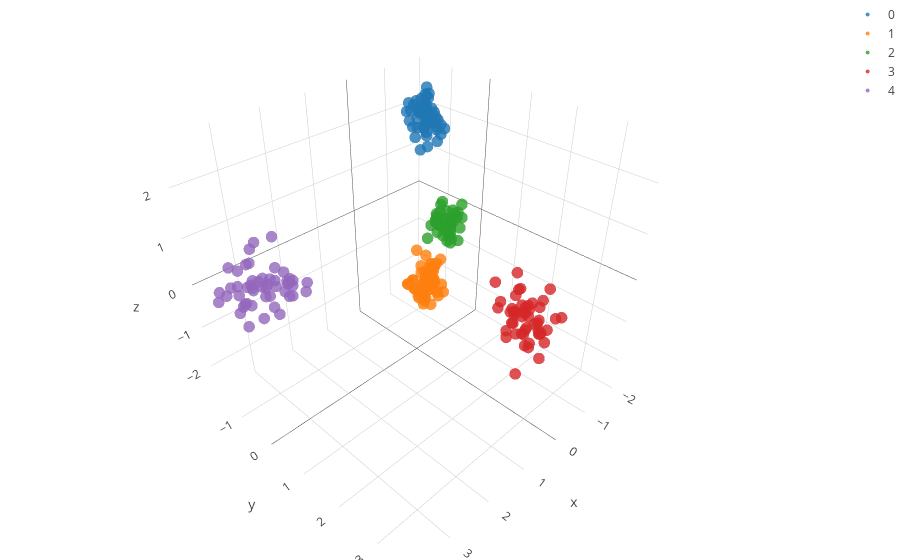

Notebook source saved alongside this figure:
### Code cell
## lets visualize the result now:

fig_data= [go.Scatter3d(
        x = features[[x for x in range(sum(Sizes)) if labels[x] == i],0],
        y = features[[x for x in range(sum(Sizes)) if labels[x] == i],1],
        z = features[[x for x in range(sum(Sizes)) if labels[x] == i],2],
        type='scatter3d',
        mode= "markers",
        marker= {
        'line': {'width': 0},
        'size': 4,
        'symbol': 'circle',
      "opacity": .8
      },
      name= str(i)
    ) for i in range(N_pops)]


layout = go.Layout(
    margin=dict(
        l=0,
        r=0,
        b=0,
        t=0
    )
)

fig = go.Figure(data=fig_data, layout=layout)
iplot(fig)
